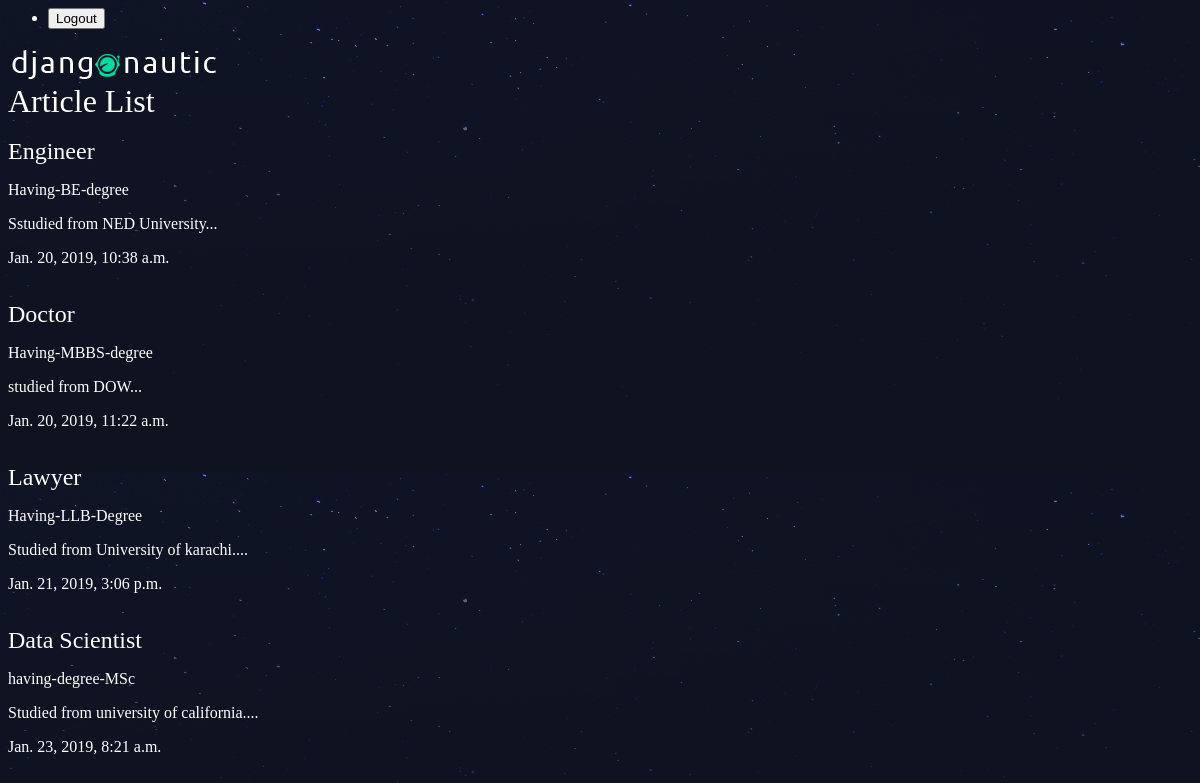
/articles/articles_list/, run on an earlier commit of the app's database.
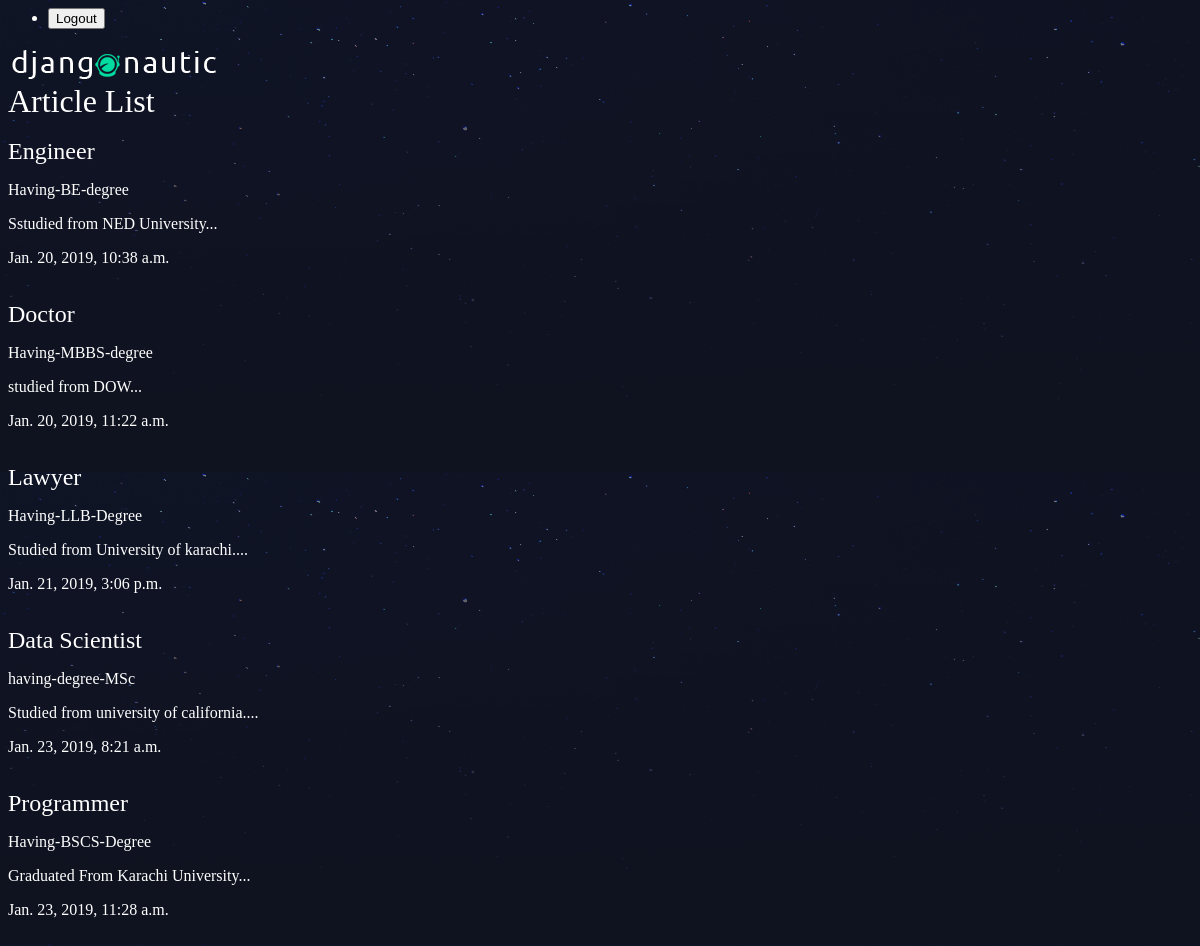
And on a later commit of the database.
### articles/models.py (models this page shows, shortened)
class Article(models.Model):
    title = models.CharField(max_length=100)
    slug = models.SlugField()
    body = models.TextField()
    date = models.DateTimeField(auto_now_add=True)
    thumb = models.ImageField(default='default.png',blank=True) # blank=true for it is blank field
    def snippet(self):
        return self.body[:50] + '...'

### articles/views.py (the view)
def article_list(request):
    articles = Article.objects.all().order_by('date')
    return render(request,'articles/article_list.html',{'articles':articles})

### articles/templates/articles/article_list.html
{% extends 'base_layout.html'%}
{% block content %}
<body>
    <h1>Article List</h1>
    <br/>
    <div class="articles">
        {% for article in articles%}
        <div class="article">
            <h2><a href="{% url 'articles:detail' slug=article.slug %}">{{article.title}}</a></h2>
            <p>{{article.slug}}</p>
            <p>{{article.snippet}}</p>
            <p>{{article.date}}</p>
        </div>
        <br/>
        {% endfor %}
    </div>
</body>
{% endblock%}

What changed in the data, as far as the page shows it:
added Article: title "Programmer", slug "Having-BSCS-Degree", snippet "Graduated From Karachi University...", date "Jan. 23, 2019, 11:28 a.m."
